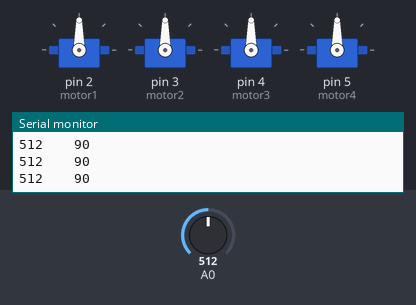
A sketch run on a simulated Arduino Uno, built with avr-gcc and run on an emulated ATmega328P. Shown: 4 × servo, the last lines printed to the serial monitor. Inputs (shaded band) come from the test bench; at power-on: A0 = 512.

Above: at 1.2 s.
1.3 s: A0 set to 554
At 1.8 s:
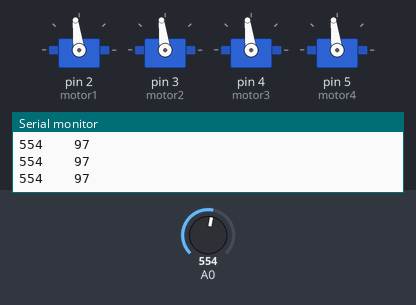
2.8 s: A0 set to 583
At 4.0 s:
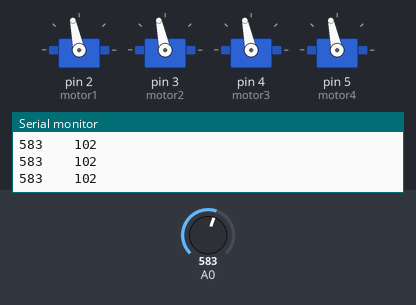
4.3 s: A0 set to 306
At 5.1 s:
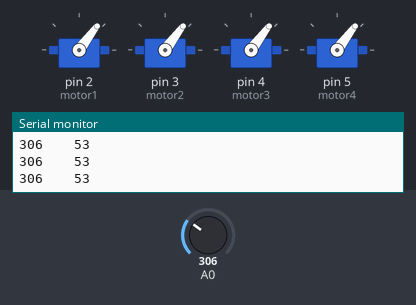
5.8 s: A0 set to 106
At 6.2 s:
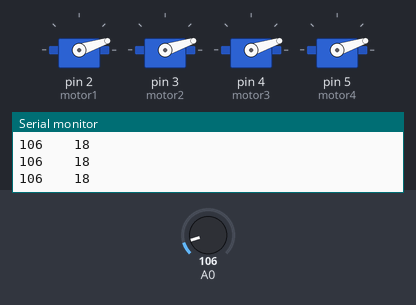
7.3 s: A0 set to 92
At 7.7 s:
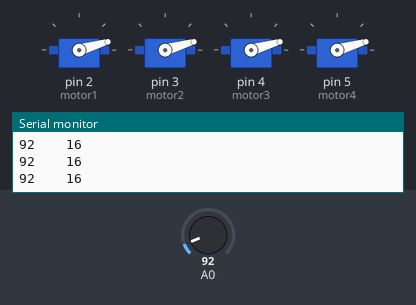
8.8 s: A0 set to 716
At 10.0 s:
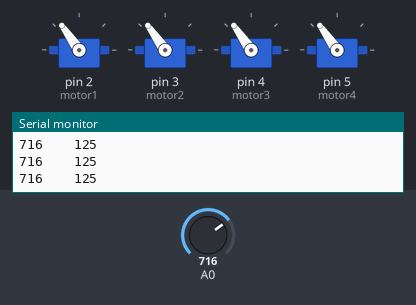
Timing chart, 0 to 11.3 s (numbered marks = the images above; inputs shaded):
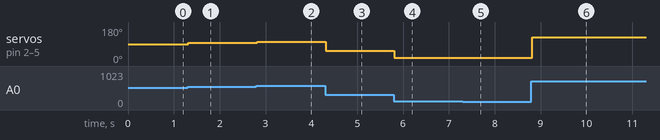

The sketch:

motoresDronTRY.ino
```cpp
#include <Servo.h>

int pot=0;
int potV=0;
Servo motor1;
Servo motor2;
Servo motor3;
Servo motor4;


void setup() {
  // put your setup code here, to run once:
  Serial.begin(9600);
  motor1.attach(2,1000,2000);
  motor2.attach(3,1000,2000);
  motor3.attach(4,1000,2000);
  motor4.attach(5,1000,2000);

}

void loop() {
  // put your main code here, to run repeatedly:
  pot=analogRead(A0);
  potV=map(pot,0,1023,0,180);

  Serial.print(pot);
  Serial.print("    ");
  Serial.println(potV);

  motor1.write(potV);
  motor2.write(potV);
  motor3.write(potV);
  motor4.write(potV);

}
```

Ejemplo.ino
```cpp

```

Measured:
- after the input at 1.3 s, servo on pin 2 (motor1), servo on pin 3 (motor2), servo on pin 4 (motor3), servo on pin 5 (motor4): 90° → 97° at once
- after the input at 2.8 s, servo on pin 2 (motor1), servo on pin 3 (motor2), servo on pin 4 (motor3), servo on pin 5 (motor4): 97° → 102° at once
- after the input at 4.3 s, servo on pin 2 (motor1), servo on pin 3 (motor2), servo on pin 4 (motor3), servo on pin 5 (motor4): 102° → 53° at once
- after the input at 5.8 s, servo on pin 2 (motor1), servo on pin 3 (motor2), servo on pin 4 (motor3), servo on pin 5 (motor4): 53° → 18° at once
- after the input at 7.3 s, servo on pin 2 (motor1), servo on pin 3 (motor2), servo on pin 4 (motor3), servo on pin 5 (motor4): 18° → 16° at once
- after the input at 8.8 s, servo on pin 2 (motor1), servo on pin 3 (motor2), servo on pin 4 (motor3), servo on pin 5 (motor4): 16° → 125° at once
